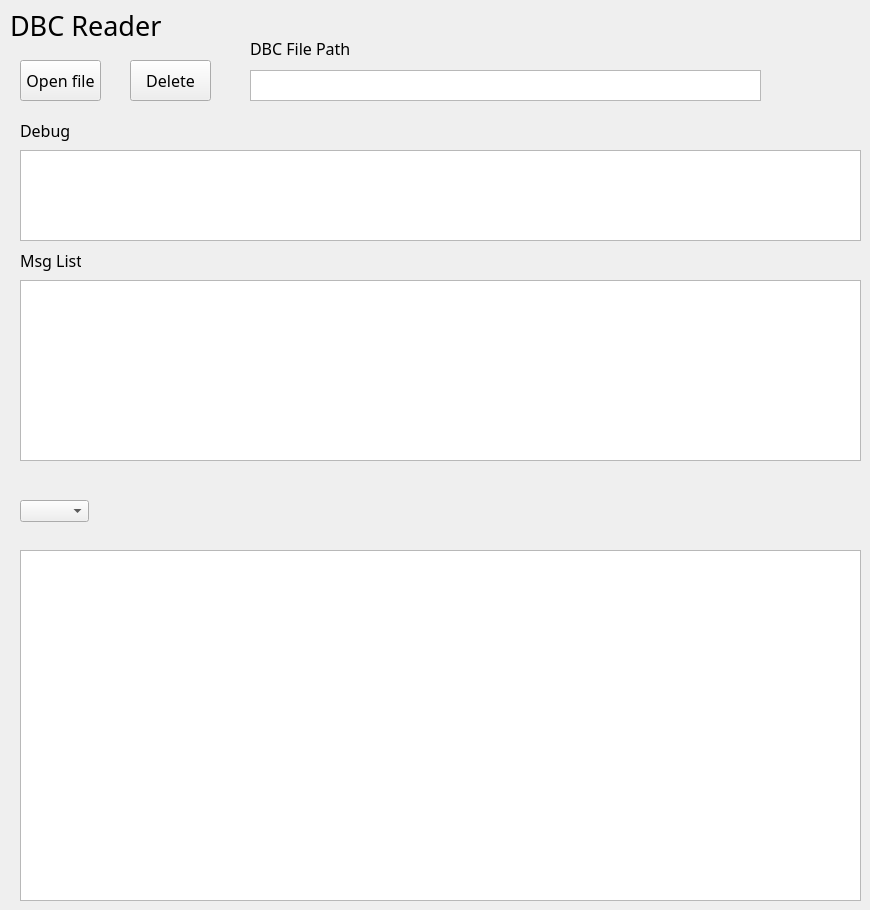
    <widget class="QWidget" name="tab_2">
     <attribute name="title">
      <string>Read</string>
     </attribute>
     <widget class="QTextBrowser" name="txt_DBCfilepath">
      <property name="geometry">
       <rect>
        <x>250</x>
        <y>70</y>
        <width>511</width>
        <height>31</height>
       </rect>
      </property>
      <property name="font">
       <font>
        <pointsize>9</pointsize>
       </font>
      </property>
     </widget>
     <widget class="QLabel" name="label_20">
      <property name="geometry">
       <rect>
        <x>250</x>
        <y>40</y>
        <width>101</width>
        <height>16</height>
       </rect>
      </property>
      <property name="font">
       <font>
        <family>휴먼옛체</family>
        <pointsize>12</pointsize>
       </font>
      </property>
      <property name="text">
       <string>DBC File Path</string>
      </property>
     </widget>
     <widget class="QPushButton" name="bt_OpenDBC">
      <property name="geometry">
       <rect>
        <x>20</x>
        <y>60</y>
        <width>81</width>
        <height>41</height>
       </rect>
      </property>
      <property name="font">
       <font>
        <family>휴먼옛체</family>
        <pointsize>12</pointsize>
       </font>
      </property>
      <property name="text">
       <string>Open file</string>
      </property>
     </widget>
     <widget class="QTextBrowser" name="txt_debug_readtab">
      <property name="geometry">
       <rect>
        <x>20</x>
        <y>150</y>
        <width>841</width>
        <height>91</height>
       </rect>
      </property>
     </widget>
     <widget class="QLabel" name="label_23">
      <property name="geometry">
       <rect>
        <x>20</x>
        <y>120</y>
        <width>81</width>
        <height>21</height>
       </rect>
      </property>
      <property name="font">
       <font>
        <family>궁서체</family>
        <pointsize>12</pointsize>
       </font>
      </property>
      <property name="text">
       <string>Debug</string>
      </property>
     </widget>
     <widget class="QPushButton" name="bt_Clear">
      <property name="geometry">
       <rect>
        <x>130</x>
        <y>60</y>
        <width>81</width>
        <height>41</height>
       </rect>
      </property>
      <property name="font">
       <font>
        <family>휴먼옛체</family>
        <pointsize>12</pointsize>
       </font>
      </property>
      <property name="text">
       <string>Delete</string>
      </property>
     </widget>
     <widget class="QLabel" name="label_26">
      <property name="geometry">
       <rect>
        <x>20</x>
        <y>250</y>
        <width>61</width>
        <height>21</height>
       </rect>
      </property>
      <property name="font">
       <font>
        <family>궁서체</family>
        <pointsize>12</pointsize>
       </font>
      </property>
      <property name="text">
       <string>Msg List</string>
      </property>
     </widget>
     <widget class="QComboBox" name="sg_select_combo">
      <property name="geometry">
       <rect>
        <x>20</x>
        <y>500</y>
        <width>69</width>
        <height>22</height>
       </rect>
      </property>
     </widget>
     <widget class="QTableWidget" name="sg_table">
      <property name="geometry">
       <rect>
        <x>20</x>
        <y>550</y>
        <width>841</width>
        <height>351</height>
       </rect>
      </property>
     </widget>
     <widget class="QTableWidget" name="msg_table">
      <property name="geometry">
       <rect>
        <x>20</x>
        <y>280</y>
        <width>841</width>
        <height>181</height>
       </rect>
      </property>
     </widget>
     <widget class="QLabel" name="label_64">
      <property name="geometry">
       <rect>
        <x>10</x>
        <y>10</y>
        <width>181</width>
        <height>31</height>
       </rect>
      </property>
      <property name="font">
       <font>
        <family>궁서체</family>
        <pointsize>20</pointsize>
       </font>
      </property>
      <property name="text">
       <string>DBC Reader</string>
      </property>
     </widget>
    </widget>
